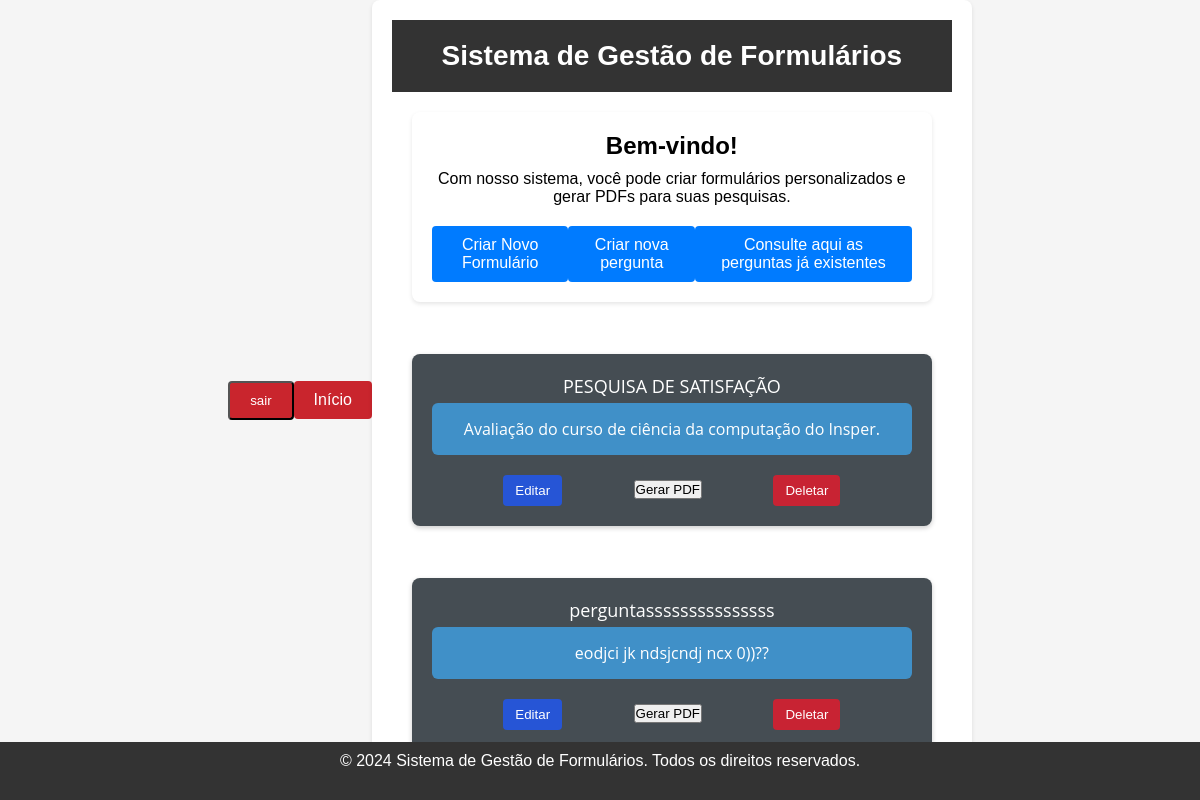
Screenshot of / (signed in) with the database file from the repository.
### formulario/models.py (models this page shows)
class Formulario(models.Model):
    nome = models.CharField(max_length=200)
    descricao = models.TextField(max_length=2000, blank=True, null=True)
    data_criacao = models.DateTimeField(auto_now_add=True, blank=True, null=True)
    data_atualizacao = models.DateTimeField(auto_now=True)
    ativo = models.BooleanField(default=True)
    author = models.ForeignKey("auth.User", on_delete=models.CASCADE)
    def __str__(self):
        return self.nome

### formulario/views.py (the view)
# urls.py: path('', views.index, name='index'),
@login_required
def index(request):
    all_forms = Formulario.objects.filter(author=request.user).order_by('-data_criacao')
    print(all_forms)
    return render(request, 'formulario/index.html', {'formularios': all_forms, 'user': request.user})

### formulario/templates/formulario/index.html (shortened to what this page needs)
{% extends "formulario/base.html" %}
{% block content %}
<header>
    <h1>Sistema de Gestão de Formulários</h1>
</header>
<main>
    <div class="container">
        <h2>Bem-vindo!</h2>
        <p>Com nosso sistema, você pode criar formulários personalizados e gerar PDFs para suas pesquisas.</p>
        <div class="buttons-container">
            <a class="button" href="/novo">Criar Novo Formulário</a>
            <a class="button" href="/selecionar-tipo/">Criar nova pergunta</a>
            <a class="button" href="{% url 'listagem_perguntas' %}" >Consulte aqui as perguntas já existentes</a>
        </div>
    </div>
    {% for formulario in formularios %}
    <div class="caixas container">
        <a href="{% url 'formulario' formulario.id %}" class="link">{{ formulario.nome }}</a>
        <p class="caixas-descricao">{{ formulario.descricao }}</p>
        <div class="para_lado">
            <form action="{% url 'editar' formulario.id %}" method="GET">
                <button type="submit" class="editar-formulario">Editar</button>
            </form>
            <form action="{% url 'gerar_pdf' formulario.id %}" method="GET">
                <button type="submit" class="gerar-pdf">Gerar PDF</button>
            </form>
            <form action="{% url 'deletar' formulario.id %}" method="POST">
                <button type="submit" class="deletar-formulario">Deletar</button>
            </form>
        </div>
    </div>
    {% endfor %}
</main>
<footer>
    <p>&copy; 2024 Sistema de Gestão de Formulários. Todos os direitos reservados.</p>
</footer>
{% endblock %}

### formulario/static/css/style1.css (style rules this page uses)
.link { color: white; text-decoration: none; }
.para_lado { flex-direction: row; display: flex; justify-content:space-evenly; }
.editar-formulario { background-color: #2655d6; color: white; border: none; padding: 8px 12px; border-radius: 4px; cursor: pointer; }
.editar-formulario { background-color: #2655d6; }
.deletar-formulario { background-color: #dc3545; color: white; border: none; padding: 8px 12px; border-radius: 4px; cursor: pointer; }
.deletar-formulario { background-color: #c82333; }
* { margin: 0; padding: 0; box-sizing: border-box; }
body, html { height: 100%; font-family: Arial, sans-serif; background-color: #f5f5f5; display: flex; justify-content: center; align-items: center; text-align: center; }
footer { background-color: #333; color: #fff; padding: 10px; position: fixed; bottom: 0; left: 0; right: 0; width: 100%; }
body { font-family: Arial, sans-serif; background-color: #f5f5f5; }
header { background-color: #333; color: #fff; padding: 20px; text-align: center; }
header h1 { font-size: 28px; }
main { padding: 20px; }
.container { max-width: 600px; margin: 0 auto; background-color: #fff; border-radius: 8px; padding: 20px; box-shadow: 0 2px 4px rgba(0, 0, 0, 0.1); }
.container h2 { font-size: 24px; margin-bottom: 10px; }
.container p { font-size: 16px; margin-bottom: 20px; }
.buttons-container { display: flex; justify-content: space-between; }
.button { display: inline-block; padding: 10px 20px; background-color: #007bff; color: #fff; text-decoration: none; border-radius: 4px; transition: background-color 0.3s ease; }
.caixas { flex-direction: column; margin-top: 10%; background-color: #454d53; font-family: "Open Sans", sans-serif; font-size: 18px; padding: 20px; margin-bottom: 10px; border-radius: 8px; box-shadow: 0 2px 5px rgba(0, 0, 0, 0.2); color: #fff; }
.caixas-descricao { width: 100%; background-color: #4090C8; font-family: "Open Sans", sans-serif; font-size: 16px; padding: 15px; margin-top: 5px; border-radius: 6px; color: #fff; }

### rows the page displays
Formulario: nome "PESQUISA DE SATISFAÇÃO", descricao "Avaliação do curso de ciência da computação do Insper."
Formulario: nome "perguntasssssssssssssss", descricao "eodjci jk ndsjcndj ncx 0))??"
